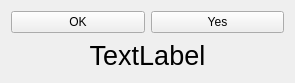
<?xml version="1.0" encoding="UTF-8"?>
<ui version="4.0">
 <class>Form</class>
 <widget class="QWidget" name="Form">
  <property name="geometry">
   <rect>
    <x>0</x>
    <y>0</y>
    <width>295</width>
    <height>83</height>
   </rect>
  </property>
  <property name="windowTitle">
   <string>Lambda함수</string>
  </property>
  <layout class="QGridLayout" name="gridLayout">
   <item row="0" column="0">
    <layout class="QVBoxLayout" name="verticalLayout">
     <item>
      <layout class="QHBoxLayout" name="horizontalLayout">
       <item>
        <widget class="QPushButton" name="btn_ok">
         <property name="text">
          <string>OK</string>
         </property>
        </widget>
       </item>
       <item>
        <widget class="QPushButton" name="btn_yes">
         <property name="text">
          <string>Yes</string>
         </property>
        </widget>
       </item>
      </layout>
     </item>
     <item>
      <widget class="QLabel" name="lbl_res">
       <property name="font">
        <font>
         <pointsize>20</pointsize>
        </font>
       </property>
       <property name="text">
        <string>TextLabel</string>
       </property>
       <property name="alignment">
        <set>Qt::AlignCenter</set>
       </property>
      </widget>
     </item>
    </layout>
   </item>
  </layout>
 </widget>
 <resources/>
 <connections/>
</ui>
